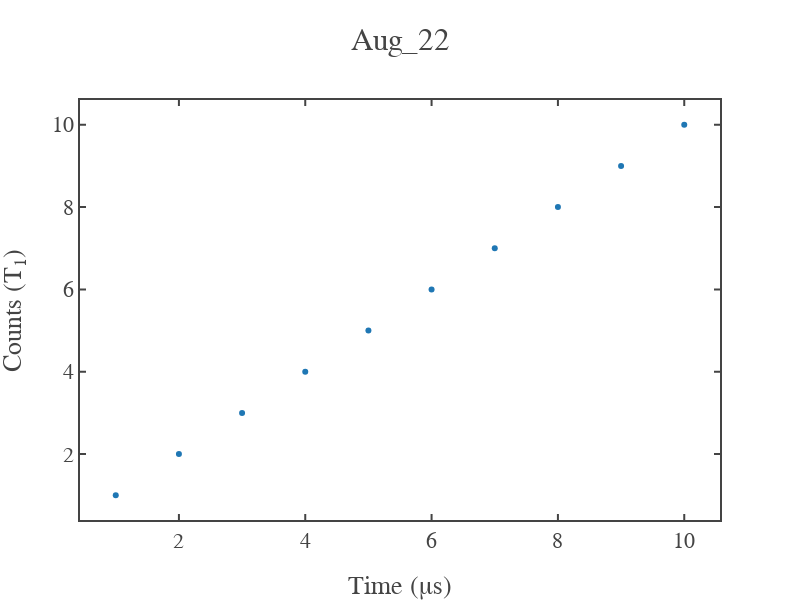

Notebook cell for this chart:
### Code cell
x=load_data['time_axis']
y=load_data['avg_data']
fig = simple_plot(x,y,x_name = "Time (&mu;s)",y_name = "Counts (T<sub>1</sub>)",title=date)

### Figure 1 — Plotly figure (JSON) as saved in the notebook; plotly's stock layout.template omitted (floating-point values rounded to 4 significant figures)
{"data": [{"mode": "markers", "type": "scatter", "x": [1, 2, 3, 4, 5, 6, 7, 8, 9, 10], "y": [1, 2, 3, 4, 5, 6, 7, 8, 9, 10]}], "layout": {"height": 600, "title": {"text": "Aug_22"}, "width": 800, "xaxis": {"autorange": true, "range": [0.434, 10.57], "title": {"text": "Time (&mu;s)"}, "type": "linear"}, "yaxis": {"autorange": true, "range": [0.3988, 10.6], "title": {"text": "Counts (T<sub>1</sub>)"}, "type": "linear"}}}
